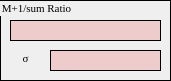
   <widget class="QGroupBox" name="uipanel14">
    <property name="geometry">
     <rect>
      <x>1290</x>
      <y>340</y>
      <width>171</width>
      <height>81</height>
     </rect>
    </property>
    <property name="font">
     <font>
      <family>Times New Roman</family>
      <pointsize>8</pointsize>
      <weight>50</weight>
      <italic>false</italic>
      <bold>false</bold>
     </font>
    </property>
    <property name="styleSheet">
     <string notr="true">border: 1px solid black;</string>
    </property>
    <property name="title">
     <string>M+1/sum Ratio</string>
    </property>
    <widget class="QLabel" name="Mplusonesumratio">
     <property name="geometry">
      <rect>
       <x>10</x>
       <y>20</y>
       <width>151</width>
       <height>21</height>
      </rect>
     </property>
     <property name="font">
      <font>
       <family>Times New Roman</family>
       <pointsize>8</pointsize>
       <weight>50</weight>
       <italic>false</italic>
       <bold>false</bold>
      </font>
     </property>
     <property name="styleSheet">
      <string notr="true">background-color: rgb(238, 204, 204);</string>
     </property>
     <property name="text">
      <string/>
     </property>
     <property name="alignment">
      <set>Qt::AlignCenter</set>
     </property>
    </widget>
    <widget class="QLabel" name="Mplusonesumstandard_error">
     <property name="geometry">
      <rect>
       <x>50</x>
       <y>50</y>
       <width>111</width>
       <height>21</height>
      </rect>
     </property>
     <property name="font">
      <font>
       <family>Times New Roman</family>
       <pointsize>8</pointsize>
       <weight>50</weight>
       <italic>false</italic>
       <bold>false</bold>
      </font>
     </property>
     <property name="styleSheet">
      <string notr="true">background-color: rgb(238, 204, 204);</string>
     </property>
     <property name="text">
      <string/>
     </property>
     <property name="alignment">
      <set>Qt::AlignCenter</set>
     </property>
    </widget>
    <widget class="QLabel" name="text40">
     <property name="geometry">
      <rect>
       <x>10</x>
       <y>50</y>
       <width>31</width>
       <height>16</height>
      </rect>
     </property>
     <property name="font">
      <font>
       <family>Times New Roman</family>
       <pointsize>8</pointsize>
       <weight>50</weight>
       <italic>false</italic>
       <bold>false</bold>
      </font>
     </property>
     <property name="styleSheet">
      <string notr="true">border: None;</string>
     </property>
     <property name="text">
      <string>σ</string>
     </property>
     <property name="alignment">
      <set>Qt::AlignCenter</set>
     </property>
    </widget>
   </widget>
